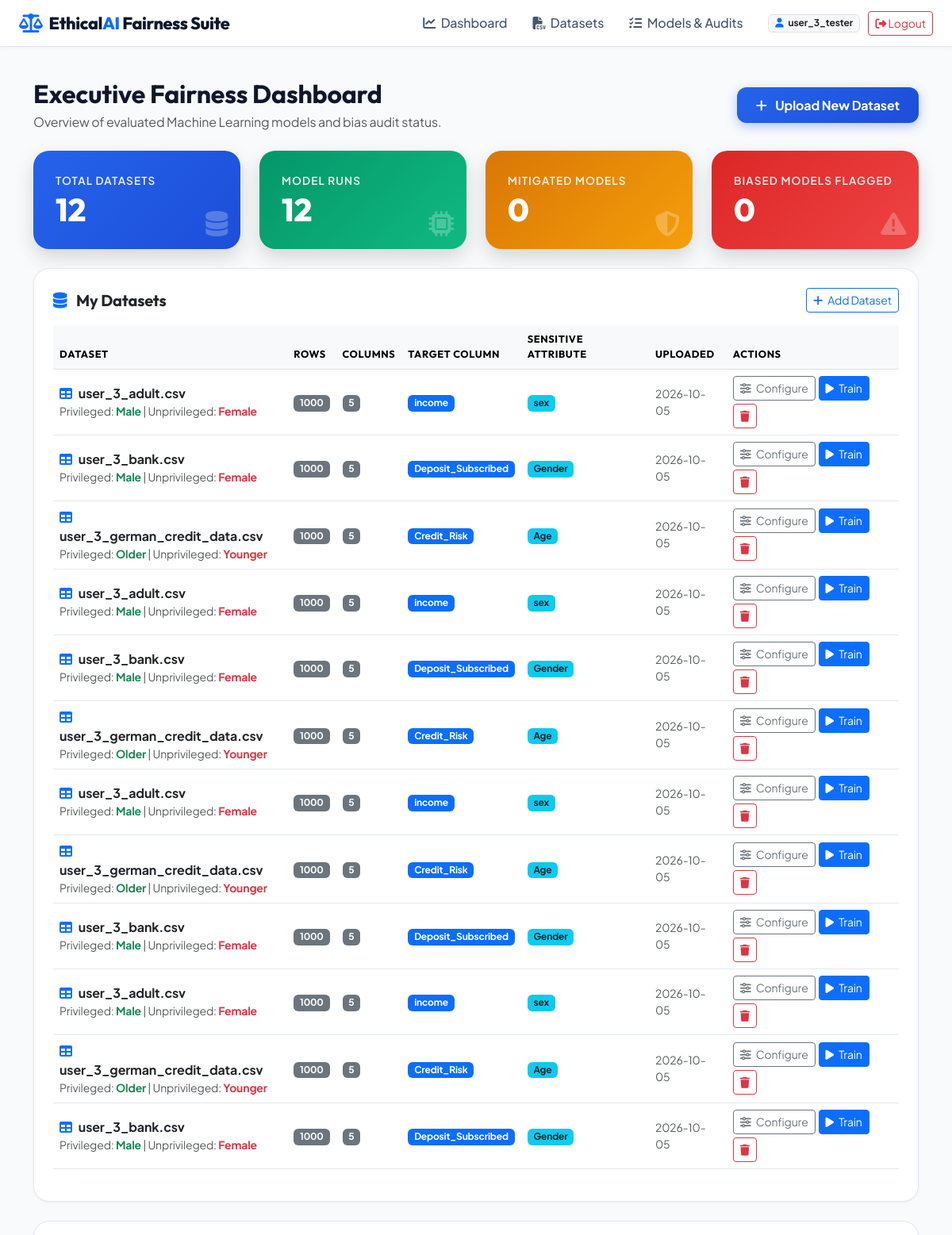
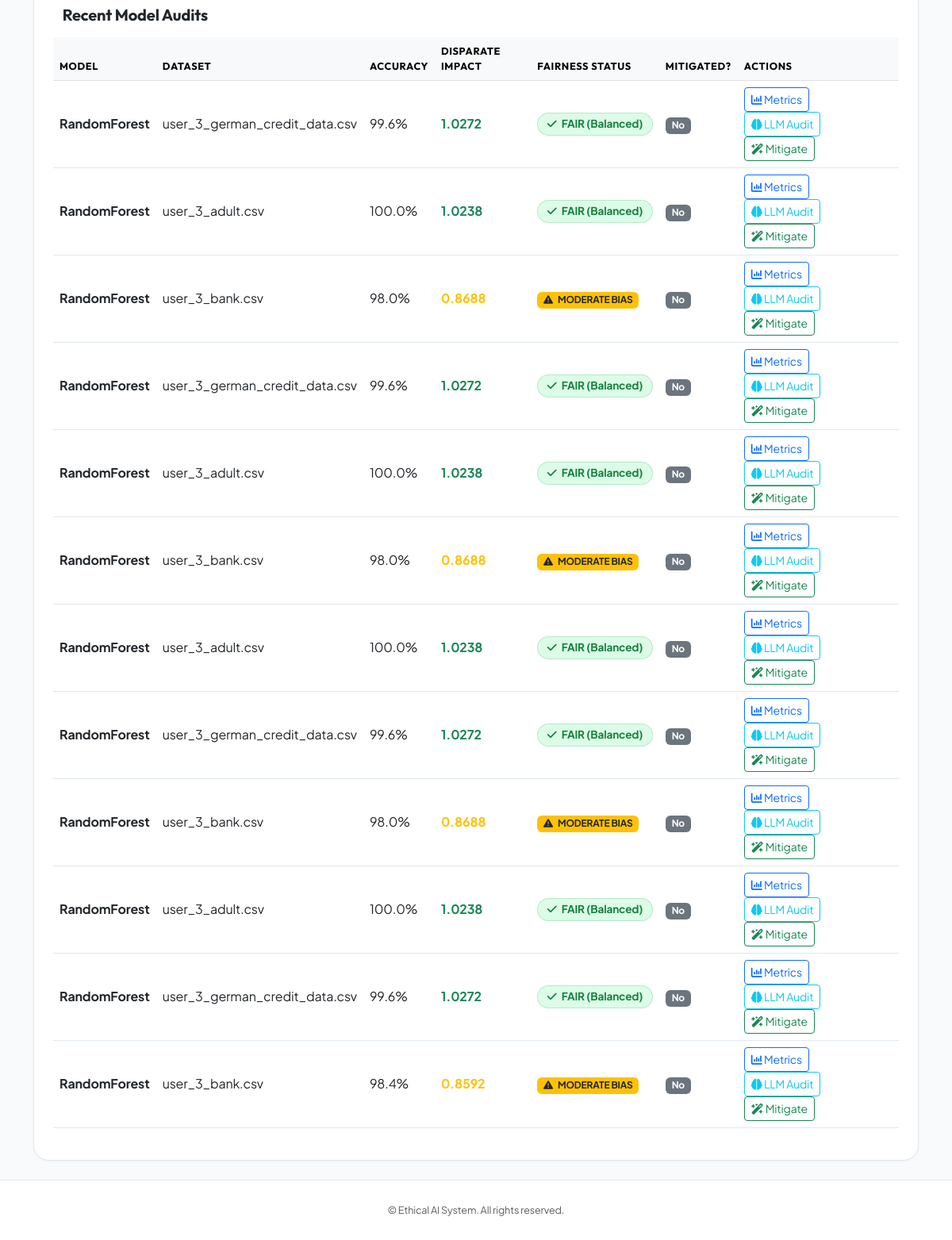
The app's page /dashboard (signed in) with its own data (2 pictures, top to bottom).
### tables this page shows
CREATE TABLE datasets (
    id INTEGER PRIMARY KEY AUTOINCREMENT,
    user_id INTEGER NOT NULL,
    filename VARCHAR(255) NOT NULL,
    filepath VARCHAR(255) NOT NULL,
    row_count INTEGER DEFAULT 0,
    column_count INTEGER DEFAULT 0,
    target_column VARCHAR(100),
    sensitive_column VARCHAR(100),
    privileged_group VARCHAR(100),
    unprivileged_group VARCHAR(100),
    uploaded_at TIMESTAMP DEFAULT CURRENT_TIMESTAMP, csv_content TEXT,
    FOREIGN KEY (user_id) REFERENCES users(id) ON DELETE CASCADE
);

CREATE TABLE model_runs (
    id INTEGER PRIMARY KEY AUTOINCREMENT,
    user_id INTEGER NOT NULL,
    dataset_id INTEGER NOT NULL,
    model_name VARCHAR(100) NOT NULL,
    accuracy REAL NOT NULL,
    precision_score REAL NOT NULL,
    recall_score REAL NOT NULL,
    f1_score REAL NOT NULL,
    disparate_impact REAL NOT NULL,
    demographic_parity_diff REAL NOT NULL,
    equalized_odds_diff REAL NOT NULL,
    equal_opportunity_diff REAL NOT NULL,
    is_mitigated BOOLEAN DEFAULT 0,
    mitigation_method VARCHAR(100) DEFAULT 'None',
    confusion_matrix_json TEXT NOT NULL,
    fairness_status VARCHAR(50) DEFAULT 'Unchecked',
    created_at TIMESTAMP DEFAULT CURRENT_TIMESTAMP, group_metrics_json TEXT DEFAULT NULL,
    FOREIGN KEY (user_id) REFERENCES users(id) ON DELETE CASCADE,
    FOREIGN KEY (dataset_id) REFERENCES datasets(id) ON DELETE CASCADE
);

### app.py (the view)
@app.route('/dashboard')
@login_required
def dashboard():
    user_id = session['user_id']
    datasets = get_user_datasets(user_id)
    conn = get_db_connection()
    cursor = conn.cursor()
    cursor.execute(
        """SELECT m.*, d.filename FROM model_runs m
           JOIN datasets d ON m.dataset_id = d.id
           WHERE m.user_id = ? ORDER BY m.created_at DESC""",
        (user_id,)
    )
    model_runs = [dict(r) for r in cursor.fetchall()]
    conn.close()
    mitigated_count = sum(1 for r in model_runs if r['is_mitigated'])
    biased_count = sum(1 for r in model_runs if 'BIASED' in r['fairness_status'])
    return render_template(
        'dashboard.html',
        datasets=datasets,
        model_runs=model_runs,
        mitigated_count=mitigated_count,
        biased_count=biased_count
    )

### templates/dashboard.html (shortened to what this page needs)
{% extends "base.html" %}
{% block content %}
<div class="container py-4">
    <div class="d-flex justify-content-between align-items-center mb-4">
        <div>
            <h2 class="fw-bold mb-1">Executive Fairness Dashboard</h2>
            <p class="text-muted mb-0">Overview of evaluated Machine Learning models and bias audit status.</p>
        </div>
        <div>
            <a href="{{ url_for('upload_page') }}" class="btn btn-primary-custom"><i class="fa-solid fa-plus me-2"></i> Upload New Dataset</a>
        </div>
    </div>
    <div class="row g-4 mb-4">
        <div class="col-md-3">
            <div class="card card-custom metric-card primary">
                <div class="metric-label">Total Datasets</div>
                <div class="metric-val">{{ datasets|length }}</div>
                <i class="fa-solid fa-database position-absolute end-0 bottom-0 m-3 opacity-25 fa-2x"></i>
            </div>
        </div>
        <div class="col-md-3">
            <div class="card card-custom metric-card success">
                <div class="metric-label">Model Runs</div>
                <div class="metric-val">{{ model_runs|length }}</div>
                <i class="fa-solid fa-microchip position-absolute end-0 bottom-0 m-3 opacity-25 fa-2x"></i>
            </div>
        </div>
        <div class="col-md-3">
            <div class="card card-custom metric-card warning">
                <div class="metric-label">Mitigated Models</div>
                <div class="metric-val">{{ mitigated_count }}</div>
                <i class="fa-solid fa-shield-halved position-absolute end-0 bottom-0 m-3 opacity-25 fa-2x"></i>
            </div>
        </div>
        <div class="col-md-3">
            <div class="card card-custom metric-card danger">
                <div class="metric-label">Biased Models Flagged</div>
                <div class="metric-val">{{ biased_count }}</div>
                <i class="fa-solid fa-triangle-exclamation position-absolute end-0 bottom-0 m-3 opacity-25 fa-2x"></i>
            </div>
        </div>
    </div>
    <div class="card card-custom p-4 mb-4">
        <div class="d-flex justify-content-between align-items-center mb-3">
            <h5 class="fw-bold mb-0"><i class="fa-solid fa-database me-2 text-primary"></i> My Datasets</h5>
            <a href="{{ url_for('upload_page') }}" class="btn btn-sm btn-outline-primary">
                <i class="fa-solid fa-plus me-1"></i> Add Dataset
            </a>
        </div>
        {% if datasets %}
            <div class="table-responsive">
                <table class="table table-hover align-middle">
                    <thead class="table-light">
                        <tr>
                            <th>Dataset</th>
                            <th>Rows</th>
                            <th>Columns</th>
                            <th>Target Column</th>
                            <th>Sensitive Attribute</th>
                            <th>Uploaded</th>
                            <th>Actions</th>
                        </tr>
                    </thead>
                    <tbody>
                        {% for ds in datasets %}
                        <tr>
                            <td>
                                <div class="fw-bold"><i class="fa-solid fa-table text-primary me-2"></i>{{ ds.filename }}</div>
                                <div class="small text-muted">
                                    Privileged: <span class="text-success fw-bold">{{ ds.privileged_group or '—' }}</span> |
                                    Unprivileged: <span class="text-danger fw-bold">{{ ds.unprivileged_group or '—' }}</span>
                                </div>
                            </td>
                            <td><span class="badge bg-secondary">{{ ds.row_count }}</span></td>
                            <td><span class="badge bg-secondary">{{ ds.column_count }}</span></td>
                            <td>
                                {% if ds.target_column %}
                                    <span class="badge bg-primary">{{ ds.target_column }}</span>
                                {% else %}
                                    <span class="text-muted small">Not set</span>
                                {% endif %}
                            </td>
                            <td>
                                {% if ds.sensitive_column %}
                                    <span class="badge bg-info text-dark">{{ ds.sensitive_column }}</span>
                                {% else %}
                                    <span class="text-muted small">Not set</span>
                                {% endif %}
                            </td>
                            <td class="small text-muted">{{ ds.uploaded_at[:10] if ds.uploaded_at else '—' }}</td>
                            <td>
                                <div class="d-flex gap-1 flex-wrap">
                                    <a href="{{ url_for('preprocess_page', dataset_id=ds.id) }}" class="btn btn-sm btn-outline-secondary" title="Configure columns">
                                        <i class="fa-solid fa-sliders me-1"></i> Configure
                                    </a>
                                    <a href="{{ url_for('train_page', dataset_id=ds.id) }}" class="btn btn-sm btn-primary" title="Train a model">
                                        <i class="fa-solid fa-play me-1"></i> Train
                                    </a>
                                    <button class="btn btn-sm btn-outline-danger" title="Delete dataset"
                                            onclick="confirmDelete({{ ds.id }}, '{{ ds.filename|replace("'", "\\'") }}')">
                                        <i class="fa-solid fa-trash"></i>
                                    </button>
                                </div>
                            </td>
                        </tr>
                        {% endfor %}
                    </tbody>
                </table>
            </div>
        {% endif %}
    </div>
    <div class="card card-custom p-4">
        <h5 class="fw-bold mb-3"> Recent Model Audits</h5>
        {% if model_runs %}
            <div class="table-responsive">
                <table class="table table-hover align-middle">
                    <thead class="table-light">
                        <tr>
                            <th>Model</th>
                            <th>Dataset</th>
                            <th>Accuracy</th>
                            <th>Disparate Impact</th>
                            <th>Fairness Status</th>
                            <th>Mitigated?</th>
                            <th>Actions</th>
                        </tr>
                    </thead>
                    <tbody>
                        {% for run in model_runs %}
                        <tr>
                            <td class="fw-bold">{{ run.model_name }}</td>
                            <td>{{ run.filename }}</td>
                            <td>{{ (run.accuracy * 100)|round(1) }}%</td>
                            <td class="fw-bold {{ 'text-danger' if run.disparate_impact < 0.8 else ('text-warning' if run.disparate_impact < 0.9 else 'text-success') }}">
                                {{ run.disparate_impact }}
                            </td>
                            <td>
                                {% if 'BIASED' in run.fairness_status %}
                                    <span class="badge badge-biased"><i class="fa-solid fa-xmark me-1"></i> {{ run.fairness_status }}</span>
                                {% elif 'MODERATE' in run.fairness_status %}
                                    <span class="badge bg-warning text-dark"><i class="fa-solid fa-triangle-exclamation me-1"></i> {{ run.fairness_status }}</span>
                                {% else %}
                                    <span class="badge badge-fair"><i class="fa-solid fa-check me-1"></i> {{ run.fairness_status }}</span>
                                {% endif %}
                            </td>
                            <td>
                                {% if run.is_mitigated %}
                                    <span class="badge bg-success">Yes ({{ run.mitigation_method }})</span>
                                {% else %}
                                    <span class="badge bg-secondary">No</span>
                                {% endif %}
                            </td>
                            <td>
                                <a href="{{ url_for('bias_detection_page', model_run_id=run.id) }}" class="btn btn-sm btn-outline-primary me-1"><i class="fa-solid fa-chart-column"></i> Metrics</a>
                                <a href="{{ url_for('llm_audit_page', model_run_id=run.id) }}" class="btn btn-sm btn-outline-info me-1"><i class="fa-solid fa-brain"></i> LLM Audit</a>
                                <a href="{{ url_for('mitigation_page', model_run_id=run.id) }}" class="btn btn-sm btn-outline-success"><i class="fa-solid fa-wand-magic-sparkles"></i> Mitigate</a>
                            </td>
                        </tr>
                        {% endfor %}
                    </tbody>
                </table>
            </div>
        {% else %}
            <div class="text-center py-4 text-muted">
                <i class="fa-solid fa-folder-open fa-3x mb-3"></i>
                <p>No model audits found yet. Upload a dataset to begin bias evaluation!</p>
                <a href="{{ url_for('upload_page') }}" class="btn btn-primary"><i class="fa-solid fa-upload me-2"></i> Upload Dataset</a>
            </div>
        {% endif %}
    </div>
</div>
{% endblock %}

### templates/base.html (shortened to what this page needs)
<!DOCTYPE html>
<html lang="en">
<head>
    <link href="https://cdn.jsdelivr.net/npm/bootstrap@5.3.0/dist/css/bootstrap.min.css" rel="stylesheet">
    <link href="https://cdnjs.cloudflare.com/ajax/libs/font-awesome/6.4.0/css/all.min.css" rel="stylesheet">
    <link href="{{ url_for('static', filename='css/style.css') }}" rel="stylesheet">
</head>
<body>
    <nav class="navbar navbar-expand-lg navbar-light navbar-custom py-2">
        <div class="container-fluid px-4">
            <a class="navbar-brand d-flex align-items-center gap-2" href="{{ url_for('index') }}">
                <i class="fa-solid fa-scale-balanced text-primary fs-4"></i>
                <span>Ethical<span class="text-primary">AI</span> Fairness Suite</span>
            </a>
            <div class="collapse navbar-collapse" id="navbarNav">
                <ul class="navbar-nav ms-auto align-items-center">
                    {% if session.user_id %}
                        <li class="nav-item"><a class="nav-link" href="{{ url_for('dashboard') }}"><i class="fa-solid fa-chart-line me-1"></i> Dashboard</a></li>
                        <li class="nav-item"><a class="nav-link" href="{{ url_for('upload_page') }}"><i class="fa-solid fa-file-csv me-1"></i> Datasets</a></li>
                        <li class="nav-item"><a class="nav-link" href="{{ url_for('evaluation_page') }}"><i class="fa-solid fa-list-check me-1"></i> Models & Audits</a></li>
                        <li class="nav-item ms-lg-3">
                            <span class="badge bg-light text-dark border me-2"><i class="fa-solid fa-user me-1 text-primary"></i> {{ session.username }}</span>
                            <a href="{{ url_for('logout') }}" class="btn btn-sm btn-outline-danger"><i class="fa-solid fa-right-from-bracket"></i> Logout</a>
                        </li>
                    {% else %}
                        <li class="nav-item"><a class="nav-link" href="{{ url_for('index') }}">Home</a></li>
                        <li class="nav-item"><a class="nav-link btn btn-sm btn-primary text-white px-3 ms-2" href="{{ url_for('login_page') }}">Login / Register</a></li>
                    {% endif %}
                </ul>
            </div>
        </div>
    </nav>
    <main class="flex-grow-1">
        {% block content %}{% endblock %}
    </main>
    <footer>
        <div class="container text-center">
            <p class="mb-0 text-muted small">&copy; Ethical AI System. All rights reserved.</p>
        </div>
    </footer>
</body>
</html>

### records on screen
datasets: filename "user_3_adult.csv", privileged_group "Male", unprivileged_group "Female", row_count "1000", column_count "5", target_column "income", sensitive_column "sex", uploaded_at "2026-10-05"
datasets: filename "user_3_bank.csv", privileged_group "Male", unprivileged_group "Female", row_count "1000", column_count "5", target_column "Deposit_Subscribed", sensitive_column "Gender", uploaded_at "2026-10-05"
datasets: filename "user_3_german_credit_data.csv", privileged_group "Older", unprivileged_group "Younger", row_count "1000", column_count "5", target_column "Credit_Risk", sensitive_column "Age", uploaded_at "2026-10-05"
datasets: filename "user_3_adult.csv", privileged_group "Male", unprivileged_group "Female", row_count "1000", column_count "5", target_column "income", sensitive_column "sex", uploaded_at "2026-10-05"
datasets: filename "user_3_bank.csv", privileged_group "Male", unprivileged_group "Female", row_count "1000", column_count "5", target_column "Deposit_Subscribed", sensitive_column "Gender", uploaded_at "2026-10-05"
datasets: filename "user_3_german_credit_data.csv", privileged_group "Older", unprivileged_group "Younger", row_count "1000", column_count "5", target_column "Credit_Risk", sensitive_column "Age", uploaded_at "2026-10-05"
datasets: filename "user_3_adult.csv", privileged_group "Male", unprivileged_group "Female", row_count "1000", column_count "5", target_column "income", sensitive_column "sex", uploaded_at "2026-10-05"
datasets: filename "user_3_german_credit_data.csv", privileged_group "Older", unprivileged_group "Younger", row_count "1000", column_count "5", target_column "Credit_Risk", sensitive_column "Age", uploaded_at "2026-10-05"
datasets: filename "user_3_bank.csv", privileged_group "Male", unprivileged_group "Female", row_count "1000", column_count "5", target_column "Deposit_Subscribed", sensitive_column "Gender", uploaded_at "2026-10-05"
datasets: filename "user_3_adult.csv", privileged_group "Male", unprivileged_group "Female", row_count "1000", column_count "5", target_column "income", sensitive_column "sex", uploaded_at "2026-10-05"
datasets: filename "user_3_german_credit_data.csv", privileged_group "Older", unprivileged_group "Younger", row_count "1000", column_count "5", target_column "Credit_Risk", sensitive_column "Age", uploaded_at "2026-10-05"
datasets: filename "user_3_bank.csv", privileged_group "Male", unprivileged_group "Female", row_count "1000", column_count "5", target_column "Deposit_Subscribed", sensitive_column "Gender", uploaded_at "2026-10-05"
model_runs: model_name "RandomForest", filename "user_3_german_credit_data.csv", (run.accuracy*100)|round(1) "99.6", disparate_impact "1.0272", fairness_status "FAIR (Balanced)", is_mitigated "No"
model_runs: model_name "RandomForest", filename "user_3_adult.csv", (run.accuracy*100)|round(1) "100.0", disparate_impact "1.0238", fairness_status "FAIR (Balanced)", is_mitigated "No"
model_runs: model_name "RandomForest", filename "user_3_bank.csv", (run.accuracy*100)|round(1) "98.0", disparate_impact "0.8688", fairness_status "MODERATE BIAS", is_mitigated "No"
model_runs: model_name "RandomForest", filename "user_3_german_credit_data.csv", (run.accuracy*100)|round(1) "99.6", disparate_impact "1.0272", fairness_status "FAIR (Balanced)", is_mitigated "No"
model_runs: model_name "RandomForest", filename "user_3_adult.csv", (run.accuracy*100)|round(1) "100.0", disparate_impact "1.0238", fairness_status "FAIR (Balanced)", is_mitigated "No"
model_runs: model_name "RandomForest", filename "user_3_bank.csv", (run.accuracy*100)|round(1) "98.0", disparate_impact "0.8688", fairness_status "MODERATE BIAS", is_mitigated "No"
model_runs: model_name "RandomForest", filename "user_3_adult.csv", (run.accuracy*100)|round(1) "100.0", disparate_impact "1.0238", fairness_status "FAIR (Balanced)", is_mitigated "No"
model_runs: model_name "RandomForest", filename "user_3_german_credit_data.csv", (run.accuracy*100)|round(1) "99.6", disparate_impact "1.0272", fairness_status "FAIR (Balanced)", is_mitigated "No"
model_runs: model_name "RandomForest", filename "user_3_bank.csv", (run.accuracy*100)|round(1) "98.0", disparate_impact "0.8688", fairness_status "MODERATE BIAS", is_mitigated "No"
model_runs: model_name "RandomForest", filename "user_3_adult.csv", (run.accuracy*100)|round(1) "100.0", disparate_impact "1.0238", fairness_status "FAIR (Balanced)", is_mitigated "No"
model_runs: model_name "RandomForest", filename "user_3_german_credit_data.csv", (run.accuracy*100)|round(1) "99.6", disparate_impact "1.0272", fairness_status "FAIR (Balanced)", is_mitigated "No"
model_runs: model_name "RandomForest", filename "user_3_bank.csv", (run.accuracy*100)|round(1) "98.4", disparate_impact "0.8592", fairness_status "MODERATE BIAS", is_mitigated "No"

### other values on screen
{{ session.username }} "user_3_tester"
{{ datasets|length }} "12"
{{ model_runs|length }} "12"
{{ mitigated_count }} "0"
{{ biased_count }} "0"
